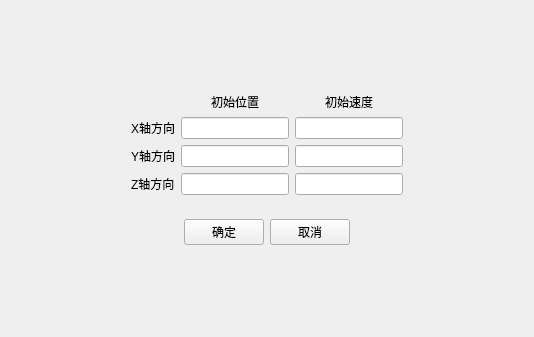
<?xml version="1.0" encoding="UTF-8"?>
<ui version="4.0">
 <class>Set</class>
 <widget class="QWidget" name="Set">
  <property name="geometry">
   <rect>
    <x>0</x>
    <y>0</y>
    <width>534</width>
    <height>337</height>
   </rect>
  </property>
  <property name="windowTitle">
   <string>Form</string>
  </property>
  <layout class="QGridLayout" name="gridLayout_2">
   <item row="2" column="1">
    <widget class="QWidget" name="widget_2" native="true">
     <layout class="QHBoxLayout" name="horizontalLayout">
      <item>
       <spacer name="horizontalSpacer_3">
        <property name="orientation">
         <enum>Qt::Horizontal</enum>
        </property>
        <property name="sizeHint" stdset="0">
         <size>
          <width>40</width>
          <height>20</height>
         </size>
        </property>
       </spacer>
      </item>
      <item>
       <widget class="QPushButton" name="pushButton_OK">
        <property name="text">
         <string>确定</string>
        </property>
       </widget>
      </item>
      <item>
       <widget class="QPushButton" name="pushButton_Cancel">
        <property name="text">
         <string>取消</string>
        </property>
       </widget>
      </item>
      <item>
       <spacer name="horizontalSpacer_4">
        <property name="orientation">
         <enum>Qt::Horizontal</enum>
        </property>
        <property name="sizeHint" stdset="0">
         <size>
          <width>40</width>
          <height>20</height>
         </size>
        </property>
       </spacer>
      </item>
     </layout>
    </widget>
   </item>
   <item row="1" column="1">
    <widget class="QWidget" name="widget" native="true">
     <layout class="QGridLayout" name="gridLayout">
      <item row="1" column="2" alignment="Qt::AlignHCenter">
       <widget class="QLineEdit" name="lineEdit_vx"/>
      </item>
      <item row="3" column="2" alignment="Qt::AlignHCenter">
       <widget class="QLineEdit" name="lineEdit_vz"/>
      </item>
      <item row="2" column="1" alignment="Qt::AlignHCenter">
       <widget class="QLineEdit" name="lineEdit_y"/>
      </item>
      <item row="1" column="1" alignment="Qt::AlignHCenter">
       <widget class="QLineEdit" name="lineEdit_x"/>
      </item>
      <item row="2" column="2" alignment="Qt::AlignHCenter">
       <widget class="QLineEdit" name="lineEdit_vy"/>
      </item>
      <item row="3" column="1" alignment="Qt::AlignHCenter">
       <widget class="QLineEdit" name="lineEdit_z"/>
      </item>
      <item row="0" column="2" alignment="Qt::AlignHCenter">
       <widget class="QLabel" name="label_5">
        <property name="text">
         <string>初始速度</string>
        </property>
       </widget>
      </item>
      <item row="0" column="1" alignment="Qt::AlignHCenter">
       <widget class="QLabel" name="label_4">
        <property name="text">
         <string>初始位置</string>
        </property>
       </widget>
      </item>
      <item row="1" column="0">
       <widget class="QLabel" name="label">
        <property name="text">
         <string>X轴方向</string>
        </property>
       </widget>
      </item>
      <item row="3" column="0">
       <widget class="QLabel" name="label_3">
        <property name="text">
         <string>Z轴方向</string>
        </property>
       </widget>
      </item>
      <item row="2" column="0">
       <widget class="QLabel" name="label_2">
        <property name="text">
         <string>Y轴方向</string>
        </property>
       </widget>
      </item>
     </layout>
    </widget>
   </item>
   <item row="1" column="2">
    <spacer name="horizontalSpacer_2">
     <property name="orientation">
      <enum>Qt::Horizontal</enum>
     </property>
     <property name="sizeHint" stdset="0">
      <size>
       <width>40</width>
       <height>20</height>
      </size>
     </property>
    </spacer>
   </item>
   <item row="1" column="0">
    <spacer name="horizontalSpacer">
     <property name="orientation">
      <enum>Qt::Horizontal</enum>
     </property>
     <property name="sizeHint" stdset="0">
      <size>
       <width>40</width>
       <height>20</height>
      </size>
     </property>
    </spacer>
   </item>
   <item row="0" column="1">
    <spacer name="verticalSpacer">
     <property name="orientation">
      <enum>Qt::Vertical</enum>
     </property>
     <property name="sizeHint" stdset="0">
      <size>
       <width>20</width>
       <height>40</height>
      </size>
     </property>
    </spacer>
   </item>
   <item row="3" column="1">
    <spacer name="verticalSpacer_2">
     <property name="orientation">
      <enum>Qt::Vertical</enum>
     </property>
     <property name="sizeHint" stdset="0">
      <size>
       <width>20</width>
       <height>40</height>
      </size>
     </property>
    </spacer>
   </item>
  </layout>
 </widget>
 <resources/>
 <connections/>
</ui>
